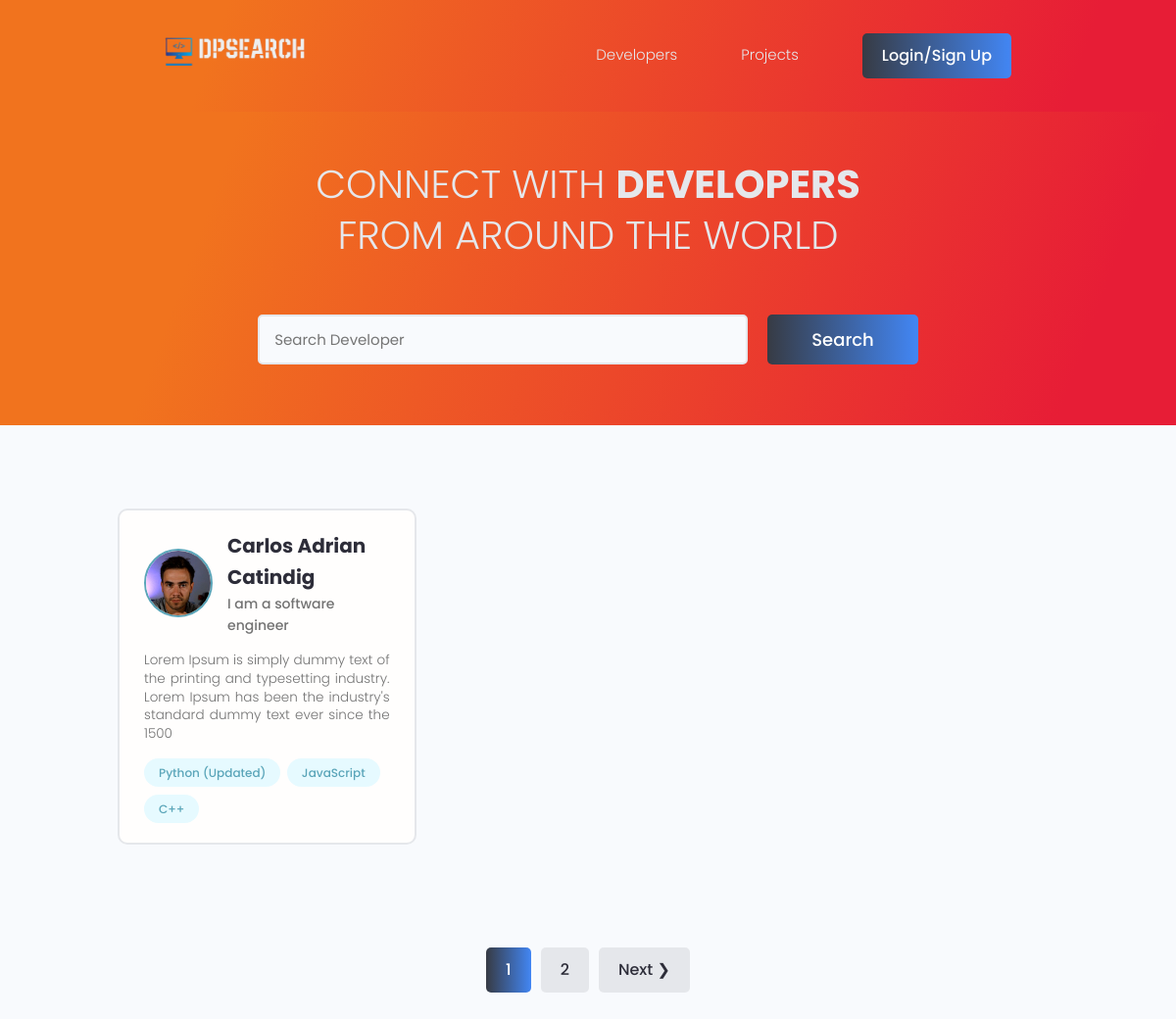
The page / on the database its author committed.
### users/models.py (models this page shows, shortened)
class Profile(models.Model):
    user = models.OneToOneField(User, on_delete=models.CASCADE, null=True, blank=True)
    slug = models.SlugField(null=True, blank=True)
    first_name = models.CharField(max_length=255, null=True, blank=True)
    last_name = models.CharField(max_length=255, null=True, blank=True)
    email = models.EmailField(max_length=320, null=True, blank=True)
    username = models.CharField(max_length=255, null=True, blank=True)
    location = models.CharField(max_length=255, null=True, blank=True)
    short_intro = models.CharField(max_length=255, null=True, blank=True)
    bio = models.TextField(null=True, blank=True)
    profile_image = models.ImageField(null=True, blank=True, upload_to='profiles/', default='profiles/user-default.png')
    social_github = models.CharField(max_length=2048, null=True, blank=True)
    social_twitter = models.CharField(max_length=2048, null=True, blank=True)
    social_linkedin = models.CharField(max_length=2048, null=True, blank=True)
    social_youtube = models.CharField(max_length=2048, null=True, blank=True)
    social_website = models.CharField(max_length=2048, null=True, blank=True)
    created = models.DateTimeField(auto_now_add=True)
    id = models.UUIDField(default=uuid.uuid4, primary_key=True, unique=True, editable=False)
    class Meta:
        verbose_name_plural = 'Profiles'
    def get_absolute_url(self):
        return reverse("user-profile", args=[self.slug])
    @property
    def image_url(self):
        try:
            url = self.profile_image.url
        except:
            url = ''
        return url
    @property
    def get_name(self):
        return f"{self.first_name} {self.last_name}"

class Skill(models.Model):
    owner = models.ForeignKey(Profile, null=True, blank=True, on_delete=models.CASCADE)
    name = models.CharField(max_length=255, null=True, blank=True)
    description = models.TextField(null=True, blank=True)
    created = models.DateTimeField(auto_now_add=True)
    id = models.UUIDField(default=uuid.uuid4, unique=True, primary_key=True, editable=False)
    class Meta:
        verbose_name_plural = 'Skills'
    def __str__(self):
        return self.name

### users/views.py (the view)
# urls.py: path("", views.index, name="projects"),
def index(request):
    profiles, search_query = search_profiles(request)
    custom_range, profiles = paginate_profiles(request, profiles, 1)
    context = {'profiles': profiles, 'search_query': search_query, 'custom_range':custom_range}
    return render(request, "users/index.html", context)

### users/utils.py (called while the page is built)
def paginate_profiles(request, profiles, results):
    page = request.GET.get('page')
    paginator = Paginator(profiles, results)
    try:
        profiles = paginator.page(page)
    except PageNotAnInteger:
        page = 1
        profiles = paginator.page(page)
    except EmptyPage:
        page = paginator.num_pages
        profiles = paginator.page(page)
    left_index = (int(page) - 4)
    if left_index < 1:
        left_index = 1
    right_index = (int(page) + 5)
    if right_index > paginator.num_pages:
        right_index = paginator.num_pages + 1
    custom_range = range(left_index, right_index)
    return custom_range, profiles

def search_profiles(request):
    search_query = ''
    if request.GET.get('profile'):
        search_query = request.GET.get('profile')
    skills = Skill.objects.filter(name__icontains=search_query)
    profiles = Profile.objects.distinct().filter(
        Q(
            first_name__icontains=search_query) | Q(
            last_name__icontains=search_query) | Q(
                short_intro__icontains=search_query) | Q(
                    skill__in=skills))
    return profiles, search_query

### users/templates/users/index.html (shortened to what this page needs)
{% extends 'main.html' %}
{% block content %}
<main class="home">
    <section class="hero-section text-center">
        <div class="container container--narrow">
            <div class="hero-section__box">
                <h2>CONNECT WITH <span>DEVELOPERS</span></h2>
                <h2>FROM AROUND THE WORLD</h2>
            </div>
            <div class="hero-section__search">
                <form class="form" action="{% url 'profiles' %}" id="searchForm" method="GET">
                    <div class="form__field">
                        <input class="input input--text" id="formInput#search" type="text" name="profile"
                        value="{{ search_query }}" placeholder="Search Developer" />
                    </div>
                    <input class="btn btn--sub btn--lg" type="submit" value="Search" />
                </form>
            </div>
        </div>
    </section>
    <section class="devlist">
        <div class="container">
            <div class="grid grid--three">
                {% for profile in profiles %}
                <div class="column card">
                    <div class="dev">
                        <a href="{{profile.get_absolute_url}}" class="card__body">
                            <div class="dev__profile">
                                <img class="avatar avatar--md" src="{{ profile.image_url }}"
                                    alt="image" />
                                <div class="dev__meta">
                                    <h3>{{ profile.get_name|title }}</h3>
                                    <h5>{{ profile.short_intro|slice:"60" }}</h5>
                                </div>
                            </div>
                            <p class="dev__info">
                               {{ profile.bio|slice:"150" }}
                            </p>
                            <div class="dev__skills">
                                {% for skill in profile.skill_set.all|slice:"5"  %}
                                <span class="tag tag--pill tag--main">
                                    <small>{{skill}}</small>
                                </span>
                                {% endfor %}
                            </div>
                        </a>
                    </div>
                </div>
                {% endfor %}
            </div>
        </div>
    </section>
    {% include 'pagination.html' with queryset=profiles custom_range=custom_range %}
</main>
{% endblock content %}

### static/styles/app.css (style rules this page uses)
:root { --color-sub: #2d2d39; }
.btn--sub { background: #373b44; background: -webkit-linear-gradient(to right, #373b44, #4286f4); background: linear-gradient(to right, #373b44, #4286f4); color: white !important; font-weight: 500 !important; }
.card { border: 2px solid var(--color-light); }
img { width: 100%; }
.hero-section { height: 40vh; display: flex; align-items: center; background: linear-gradient(110.1deg, rgb(241, 115, 30) 18.9%, rgb(231, 29, 54) 90.7%); ; }
.hero-section__box { margin-bottom: 4rem; }
.hero-section__box>h2, .hero-section__box>h2>span { font-size: 4rem; color: var(--color-light); line-height: 1.3; text-transform: uppercase; }
.hero-section__box>h2 { font-weight: 300; }
.hero-section__box>h2>span { font-weight: 700; }
.hero-section__search>.form { display: flex; align-items: center; justify-content: center; gap: 2rem; }
.hero-section__search>.form input.input--text { width: 50rem; }
.devlist { margin-top: 8rem; }
.devlist .grid { align-items: stretch; }
.devlist .dev .dev__profile { display: flex; align-items: center; gap: 1.5rem; }
.devlist .dev .dev__meta h3 { color: var(--color-sub); font-size: 2rem; font-weight: 700; }
.devlist .dev .dev__meta h5 { color: var(--color-text); font-size: 1.4rem; font-weight: 500; }
.devlist .dev .dev__info { margin: 1.5rem 0; font-size: 1.35rem; line-height: 1.4; text-align: justify; }

### static/uikit/styles/modules/_variables.css (style rules this page uses)
:root { --color-main: #5aa5b9; --color-main-light: #e6faff; --color-sub: #3f4156; --color-sub-light: #51546e; --color-sub-lighter: #ededfd; --color-text: #737373; --color-gray: #8b8b8b; --color-light: #e5e7eb; --color-light-gray: #767676; --color-bg: #f8fafd; --color-white: #fffefd; --color-white-light: #f3f3f3; --color-success: #359e64; --color-success-bg: #def8e8; --color-error: #fc4b0b; --color-error-bg: #fff2ee; --font-base: 'Poppins', arial, helvetica, 'Segoe UI', roboto, ubuntu, sans-serif; --font-monospace: 'Fira Code', 'Courier New', courier, monospace; --font-regular: 300; --font-medium: 500; --font-bold: 700; --generic-shadow: 1px 1px 5px #00000010; --generic-transition: all 0.3s ease-in-out; }

### static/uikit/styles/modules/_base.css (style rules this page uses)
* { margin: 0; padding: 0; box-sizing: border-box; text-rendering: optimizeLegibility; color: inherit; font-size: inherit; }
html { font-size: 50%; }
@media only screen and (min-width: 480px) { html { font-size: 56.25%; } }
@media only screen and (min-width: 1200px) { html { font-size: 62.5%; } }
body { line-height: 1.6; font-weight: 400; font-size: 1.5rem; color: var(--color-text); background-color: var(--color-bg); min-height: 100vh; }

### static/uikit/styles/modules/_typography.css (style rules this page uses)
* { font-family: var(--font-base); }
h2 { font-size: 3.6rem; font-weight: var(--font-bold); }
h3 { font-size: 3.2rem; font-weight: var(--font-medium); }
h5 { font-size: 2.4rem; font-weight: var(--font-medium); }
h5, h6 { font-weight: var(--font-regular); }
p, span, strong { font-size: 1.6rem; color: var(--color-text); font-weight: var(--font-regular); }
a { padding-bottom: 2px; text-decoration: none; display: inline-block; color: var(--color-main); font-weight: var(--font-medium); }

### static/uikit/styles/modules/_utilities.css (style rules this page uses)
.container { width: 92%; max-width: 165rem; margin: 0 auto; box-sizing: border-box; }
.container--narrow { width: 92%; max-width: 120rem; }
@media screen and (min-width: 1000px) { .container { width: 90%; } }
@media screen and (min-width: 1000px) { .container--narrow { width: 85%; } }
@media screen and (min-width: 1200px) { .container { width: 80%; } }
@media screen and (min-width: 1200px) { .container--narrow { width: 72%; } }
.text-center { text-align: center; }

### static/uikit/styles/modules/_avatar.css (style rules this page uses)
.avatar { border-radius: 50%; border: 2px solid var(--color-main); object-fit: cover; }
.avatar--md { height: 7rem; width: 7rem; }

### static/uikit/styles/modules/_button.css (style rules this page uses)
.btn { display: inline-block; position: relative; cursor: pointer; background-color: var(--color-light); font-weight: var(--font-medium); color: var(--color-sub); text-decoration: none; padding: 1rem 2rem; border-radius: 0.5rem; border: none; width: -webkit-fit-content; width: -moz-fit-content; width: fit-content; height: -webkit-fit-content; height: -moz-fit-content; height: fit-content; font-size: 1.6rem; outline-width: 0; outline-color: transparent; -webkit-backface-visibility: hidden; backface-visibility: hidden; transition: all 0.3s ease-in-out; }
.btn--sub { background-color: var(--color-sub); color: var(--color-white); }
.btn--lg { font-size: 1.8rem; padding: 1.2rem 4.5rem; }

### rows shown on the page
Profile: image_url (picture), get_name "Carlos Adrian Catindig", short_intro "I am a software engineer", bio "Lorem Ipsum is simply dummy text of the printing and typesetting industry. Lorem Ipsum has been the industry's standard dummy text ever since the 1500"
Skill: name "Python (Updated)"
Skill: name "JavaScript"
Skill: name "C++"

### other values the page prints
{{ page }} "1"
{{ page }} "2"
